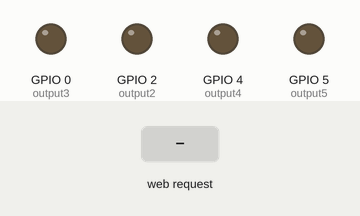
Bench run of a sketch on a simulated ESP8266 (NodeMCU). Parts: output pins drawn as LEDs (lit = HIGH). The test bench sets the inputs (shaded band). WiFi joins after 1.5 s; servers stay silent unless stated; EEPROM starts erased; what the sketch prints to the serial monitor is not drawn.

Above: at 2.7 s.
2.8 s: HTTP request GET /5/on received
At 4.1 s:
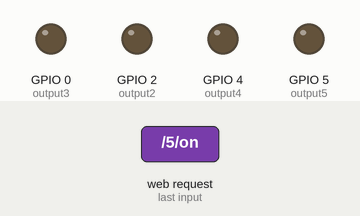
4.4 s: HTTP request GET /4/on received
At 5.3 s:
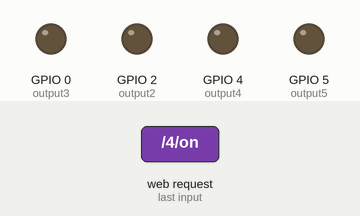
6.0 s: HTTP request GET /3/on received
At 6.5 s:
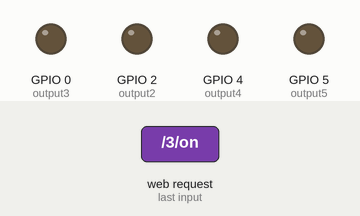
7.6 s: HTTP request GET /2/on received
At 8.8 s:
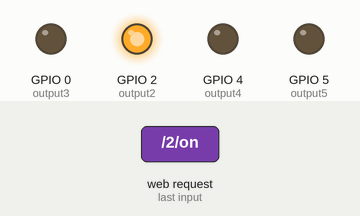
9.1 s: HTTP request GET /5/on received
At 10.1 s:
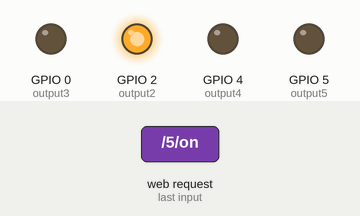
10.7 s: HTTP request GET /4/on received
At 11.2 s:
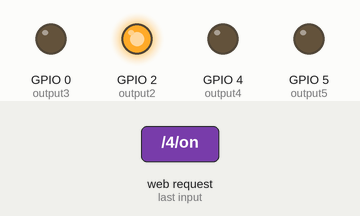
Timing chart, 0 to 13.3 s (numbered marks = the images above; inputs shaded):
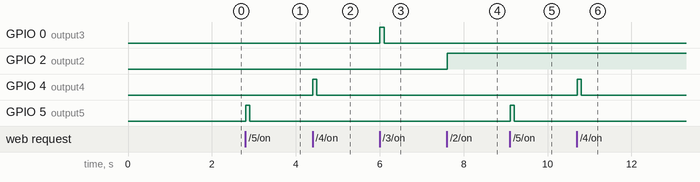

The sketch:

ESP8266ArduinoIDE4buttons.ino
```cpp
//-----------------------------------------------------------DHBKHN-------------------------------------------------------//
//-----------------------------------------------AGV Project by Lam Tram--------------------------------------------------//
#include <ESP8266WiFi.h>
#include <EEPROM.h>

// Replace with your network credentials
const char* ssid     = "VIETTEL_CHUYEN";
const char* password = "0903482723";

// EEPROM size
// Address 0: Speed
// Address 1: KD
// Address 2: KI
// Address 3: KP
#define EEPROM_SIZE 4

// Variable to store the HTTP request
String header;

// Auxiliar variables to store the current output state
String output5State = "off";
String output4State = "off";
String output3State = "off";
String outputTorchState = "off";

// Assign output variables to GPIO pins
const int output5 = 5;
const int output4 = 4;
const int output3 = 0;
const int output2 = 2;

// Current time
unsigned long currentTime = millis();
// Previous time
unsigned long previousTime = 0;
// Define timeout time in milliseconds (example: 2000ms = 2s)
const long timeoutTime = 2000;
// Decode HTTP GET value
String valueString = "0";
int pos1 = 0;
int pos2 = 0;

// Auxiliary variables to store selected mode and settings
int Speed = 0;
int KD = 0;
int KP = 0;
int KI = 0;

// Set web server port number to 80
WiFiServer server(80);
void setup() {
  Serial.begin(115200);
  EEPROM.begin(EEPROM_SIZE);
  // Initialize the output variables as outputs
  pinMode(output5, OUTPUT);
  pinMode(output4, OUTPUT);
  pinMode(output3, OUTPUT);
  pinMode(output2, OUTPUT);
  // Set outputs to LOW
  digitalWrite(output5, LOW);
  digitalWrite(output4, LOW);
  digitalWrite(output3, LOW);
  digitalWrite(output2, LOW);
  Speed = EEPROM.read(0);
  KD = EEPROM.read(1);
  KI = EEPROM.read(2);
  KP = EEPROM.read(3);
  //configureMode();

  // Connect to Wi-Fi network with SSID and password
  Serial.print("\nConnecting to ");
  Serial.println(ssid);
  WiFi.begin(ssid, password);
  while (WiFi.status() != WL_CONNECTED) {
    delay(500);
    Serial.print(".");
  }
  // Print local IP address and start web server
  Serial.println("");
  Serial.println("WiFi connected.");
  Serial.println("IP address: ");
  Serial.println(WiFi.localIP());
  server.begin();
}

void loop(){
  WiFiClient client = server.available();   // Listen for incoming clients

  if (client) {                             // If a new client connects,
    Serial.println(" NC");          // print a message out in the serial port
    String currentLine = "";                // make a String to hold incoming data from the client
    currentTime = millis();
    previousTime = currentTime;
    while (client.connected() && currentTime - previousTime <= timeoutTime) { // loop while the client's connected
      currentTime = millis();
      if (client.available()) {             // if there's bytes to read from the client,
        char c = client.read();             // read a byte, then
        //Serial.write(c);                    // print it out the serial monitor
        header += c;
        if (c == '\n') {                    // if the byte is a newline character
          // if the current line is blank, you got two newline characters in a row.
          // that's the end of the client HTTP request, so send a response:
          if (currentLine.length() == 0) {
            // HTTP headers always start with a response code (e.g. HTTP/1.1 200 OK)
            // and a content-type so the client knows what's coming, then a blank line:
            client.println("HTTP/1.1 200 OK");
            client.println("Content-type:text/html");
            client.println("Connection: close");
            client.println();

            // turns ot toggles the GPIOs
            if (header.indexOf("GET /5/on") >= 0) {
              Serial.println("START");
              output5State = "on";
              digitalWrite(output5, HIGH);
              delay(100);
              output5State = "off";
              digitalWrite(output5, LOW);
            } else if (header.indexOf("GET /4/on") >= 0) {
              Serial.println("PAUSE");
              output4State = "on";
              digitalWrite(output4, HIGH);
              delay(100);
              output4State = "off";
              digitalWrite(output4, LOW);
            } else if (header.indexOf("GET /3/on") >= 0) {
              Serial.println("READY");
              output3State = "on";
              digitalWrite(output3, HIGH);
              delay(100);
              output3State = "off";
              digitalWrite(output3, LOW);
            } else if (header.indexOf("GET /2/on") >= 0) {
              Serial.println("Torch ON");
              outputTorchState = "on";
              digitalWrite(output2, HIGH);
            } else if (header.indexOf("GET /2/off") >= 0) {
              Serial.println("Torch off");
              outputTorchState = "off";
              digitalWrite(output2, LOW);
            }

            // Display the HTML web page
            client.println("<!DOCTYPE html><html>");
            client.println("<head><meta name=\"viewport\" content=\"width=device-width, initial-scale=1\">");
            client.println("<link rel=\"icon\" href=\"data:,\">");
            // CSS to style the on/off buttons
            // Feel free to change the background-color and font-size attributes to fit your preferences
            client.println("<style>html { font-family: Helvetica; display: inline-block; margin: 0px auto; text-align: center;}");
            client.println(".button { background-color: #195B6A; border: none; color: white; padding: 20px;");
            client.println("text-decoration: none; font-size: 30px; margin: 2px; cursor: pointer;}");
            client.println(".button2 {background-color: #77878A;}</style></head>");

            // Web Page Heading
            client.println("<body><h1>AGV By Lam Tran</h1>");
            client.println("<body><h1>DHBKHN</h1>");

            client.println("<p>Speed: <input type=\"number\" name=\"txt\" value=\"" +
            String(EEPROM.read(0)) + "\" onchange=\"setSpeed(this.value)\" min=\"50\" max=\"5000\"></p>");
            client.println("<p>KD: <input type=\"number\" name=\"txt\" value=\"" +
            String(EEPROM.read(1)) + "\" onchange=\"setKD(this.value)\" min=\"0\" max=\"100\"></p>");
            client.println("<p>KI: <input type=\"number\" name=\"txt\" value=\"" +
            String(EEPROM.read(2)) + "\" onchange=\"setKI(this.value)\" min=\"0\" max=\"100\"></p>");
            client.println("<p>KP: <input type=\"number\" name=\"txt\" value=\"" +
            String(EEPROM.read(3)) + "\" onchange=\"setKP(this.value)\" min=\"0\" max=\"100\"></p>");

             // Request example: GET /?mode=0& HTTP/1.1
            if(header.indexOf("GET /?Speed=") >= 0) {
              pos1 = header.indexOf('=');
              pos2 = header.indexOf('&');
              valueString = header.substring(pos1+1, pos2);
              Speed = valueString.toInt();
              EEPROM.write(0, Speed);
              EEPROM.commit();
              Serial.println("Speed set : ");
              Serial.println(valueString);
            }
             if(header.indexOf("GET /?KD=") >= 0) {
              pos1 = header.indexOf('=');
              pos2 = header.indexOf('&');
              valueString = header.substring(pos1+1, pos2);
              KD = valueString.toInt();
              EEPROM.write(0, KD);
              EEPROM.commit();
              Serial.println("Set KD: ");
              Serial.println(valueString);
            }
            if(header.indexOf("GET /?KI=") >= 0) {
              pos1 = header.indexOf('=');
              pos2 = header.indexOf('&');
              valueString = header.substring(pos1+1, pos2);
              KI = valueString.toInt();
              EEPROM.write(2, KI);
              EEPROM.commit();
              Serial.println("Set KI: ");
              Serial.println(valueString);
            }
             if(header.indexOf("GET /?KP=") >= 0) {
              pos1 = header.indexOf('=');
              pos2 = header.indexOf('&');
              valueString = header.substring(pos1+1, pos2);
              KP = valueString.toInt();
              EEPROM.write(3, KP);
              EEPROM.commit();
              Serial.println("Set KP: ");
              Serial.println(valueString);
            }

            //----------------------pin 5 start-----------------
            if (output5State=="off") {
              client.println("<p><a href=\"/5/on\"><button class=\"button\">START</button></a></p>");
            };
            //--------------------------------------------------

            //----------------------pin 4 stop-------------------
            if (output4State=="off") {
              client.println("<p><a href=\"/4/on\"><button class=\"button\">PAUSE</button></a></p>");
            };
            //---------------------------------------------------

            //---------------------pin 3 READY-------------------------
            if (output3State=="off") {
              client.println("<p><a href=\"/3/on\"><button class=\"button\">READY</button></a></p>");
            };
            //---------------------------------------------------

            //----------------------pin 2 den--------------------
            client.println("<p>TORCH - State " + outputTorchState + "</p>");
            // If the outputTorchState is off, it displays the ON button
            if (outputTorchState=="off") {
              client.println("<p><a href=\"/2/on\"><button class=\"button\">ON</button></a></p>");
            }else {
              client.println("<p><a href=\"/2/off\"><button class=\"button button2\">OFF</button></a></p>");
            }
            //---------------------------------------------------

            client.println("</body></html>");

            client.println("<script> function setSpeed(value) { var xhr = new XMLHttpRequest();");
            client.println("xhr.open('GET', \"/?Speed=\" + value + \"&\", true);");
            client.println("xhr.send(); location.reload(true); } ");
            client.println("function setKD(value) { var xhr = new XMLHttpRequest();");
            client.println("xhr.open('GET', \"/?KD=\" + value + \"&\", true);");
            client.println("xhr.send(); location.reload(true); } ");
            client.println("function setKI(value) { var xhr = new XMLHttpRequest();");
            client.println("xhr.open('GET', \"/?KI=\" + value + \"&\", true);");
            client.println("xhr.send(); location.reload(true); } ");
            client.println("function setKP(value) { var xhr = new XMLHttpRequest();");
            client.println("xhr.open('GET', \"/?KP=\" + value + \"&\", true);");
            client.println("xhr.send(); location.reload(true); }</script></body></html> ");

            // The HTTP response ends with another blank line
            client.println();
            // Break out of the while loop
            break;
          } else { // if you got a newline, then clear currentLine
            currentLine = "";
          }
        } else if (c != '\r') {  // if you got anything else but a carriage return character,
          currentLine += c;      // add it to the end of the currentLine
        }
      }
    }
    // Clear the header variable
    header = "";
    // Close the connection
    client.stop();
    Serial.println("CD");
    Serial.println("");
  }
}
```

Measured:
- after the input at 2.8 s, GPIO 5 (output5): LOW → HIGH at once, → LOW 0.10 s later
- after the input at 4.4 s, GPIO 4 (output4): LOW → HIGH at once, → LOW 0.10 s later
- after the input at 6.0 s, GPIO 0 (output3): LOW → HIGH at once, → LOW 0.10 s later
- after the input at 7.6 s, GPIO 2 (output2): LOW → HIGH at once
- after the input at 9.1 s, GPIO 5 (output5): LOW → HIGH at once, → LOW 0.10 s later
- after the input at 10.7 s, GPIO 4 (output4): LOW → HIGH at once, → LOW 0.10 s later
